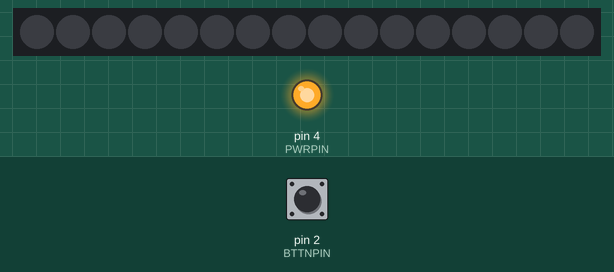
Bench run of a sketch on a simulated Arduino Uno, built with avr-gcc and run on an emulated ATmega328P. Shown: 16 RGB LEDs in strip order, left to right, output pins drawn as LEDs (lit = HIGH). Inputs (shaded band) come from the test bench; at power-on: pin 2 (BTTNPIN) HIGH. Dim RGB values are drawn brighter than linear.

Above: at 1.2 s.
1.3 s: pin 2 (BTTNPIN) pulled LOW for 0.15 s
At 2.1 s:
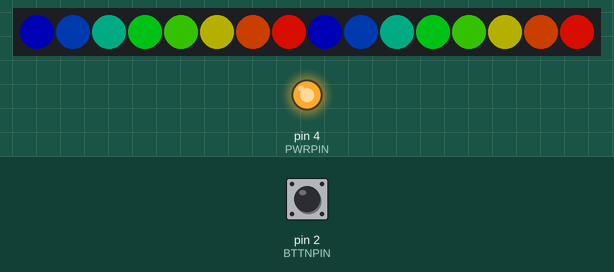
4.4 s: pin 2 (BTTNPIN) pulled LOW for 1 s
At 5.7 s:
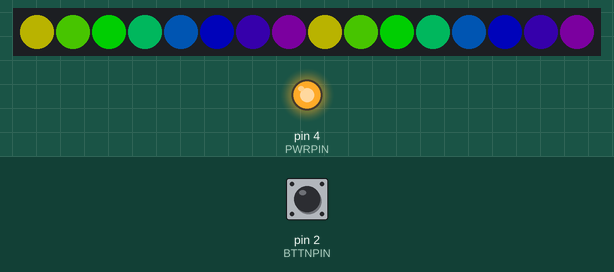
8.4 s: pin 2 (BTTNPIN) pulled LOW for 0.15 s
At 8.8 s:
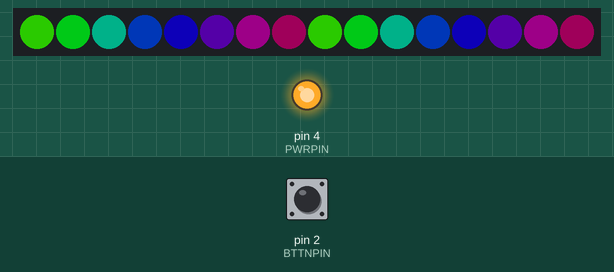
11.5 s: pin 2 (BTTNPIN) pulled LOW for 3.2 s
At 12.3 s:
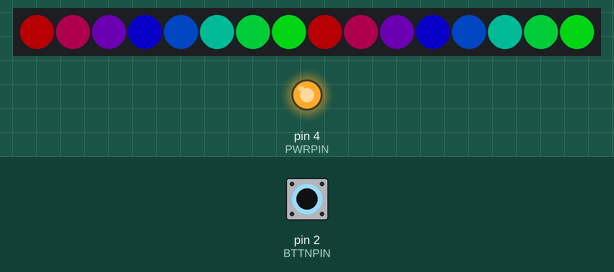
17.7 s: pin 2 (BTTNPIN) pulsed LOW 5 times (0.12 s each, 0.3 s apart)
At 19.2 s:
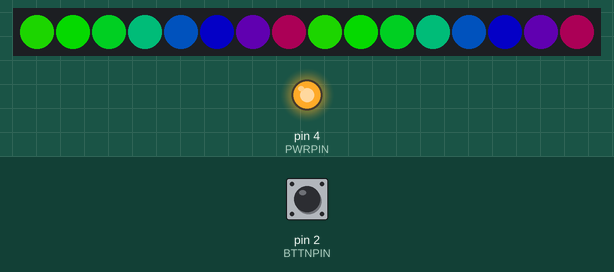
22.2 s: pin 2 (BTTNPIN) pulled LOW for 0.15 s
At 22.8 s:
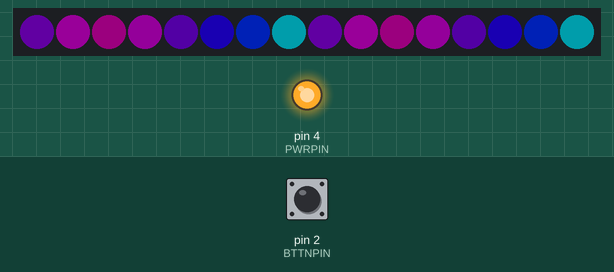
Timing chart, 0 to 25.2 s (numbered marks = the images above; inputs shaded):
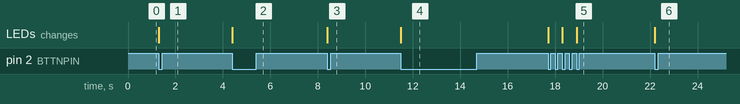

The sketch:

NeoBrakes.ino
```cpp
#include <avr/interrupt.h>
#include <avr/power.h>
#include <avr/sleep.h>
#include <Adafruit_NeoPixel.h>

#define BTTNPIN 2
#define LIGHTPIN 3
#define PWRPIN 4
#define STRIPSIZE 8
Adafruit_NeoPixel strip = Adafruit_NeoPixel(2 * STRIPSIZE, LIGHTPIN);

void setup() {
  pinMode(BTTNPIN, INPUT);
  digitalWrite(BTTNPIN, HIGH);

  lights_enable();
}

void lights_enable() {
  pinMode(PWRPIN, OUTPUT);
  digitalWrite(PWRPIN, HIGH);
  delay(1);
  strip.begin();
  strip.show();
}

void lights_disable() {
  for (uint8_t i = 0; i < strip.numPixels(); i++) { strip.setPixelColor(i, 0); }
  strip.show();
  //digitalWrite(PWRPIN, LOW);
}

void loop() {
  uint8_t running = 1;
  uint8_t lastb = !digitalRead(BTTNPIN);
  uint32_t last_brake = 0;

  while (1) {
    uint32_t current = millis();
    uint8_t b = !digitalRead(BTTNPIN);

    if (b && !lastb) {
      last_brake = current; //mark time
      running = 1;
      lights_enable();
    }
    lastb = b;

    if (!b && running && (current - last_brake) > 30000) {
      running = 0;
      lights_disable();
    }

    if (running) {
      if (b) {
        uint16_t spotlight_cycle = (current >> 2) & 0xFF;
        for (uint8_t i = 0; i < STRIPSIZE; i++) {
          int16_t spotlight_sin = 100*sin((float)(spotlight_cycle*2*PI)/256.0f + i*6) + 100;
          uint32_t c = dim(0xFF0000, constrain(spotlight_sin/2+50,0,255));
          strip.setPixelColor(i, c);
          strip.setPixelColor(i + STRIPSIZE, c);
        }
      } else {
        uint16_t spotlight_cycle = (current >> 3) & 0xFF;
        uint16_t rainbow_cycle = (current >> 4) & 0xFF;
        int16_t slowSine = 50*sin((float)(rainbow_cycle*2*PI)/256.0f);
        for (uint8_t i = 0; i < STRIPSIZE; i++) {
          int16_t spotlight_sin = 100*sin((float)(spotlight_cycle*2*PI)/256.0f + i*6) + 100;
          uint32_t color = Wheel((uint32_t)(100 + slowSine + spotlight_sin) & 0xFF);
          uint32_t c = dim(color, constrain(spotlight_sin/2+50,0,255));
          strip.setPixelColor(i, c);
          strip.setPixelColor(i + STRIPSIZE, c);
        }
      }
      strip.show();
    }
  }
}


// Input a value 0 to 255 to get a color value.
// The colours are a transition r - g - b - back to r.
uint32_t Wheel(byte WheelPos) {
  if(WheelPos < 85) {
    return strip.Color(WheelPos * 3, 255 - WheelPos * 3, 0);
  }
  else if(WheelPos < 170) {
    WheelPos -= 85;
    return strip.Color(255 - WheelPos * 3, 0, WheelPos * 3);
  }
  else {
    WheelPos -= 170;
    return strip.Color(0, WheelPos * 3, 255 - WheelPos * 3);
  }
}

uint32_t dim(uint32_t color, uint8_t bright_r, uint8_t bright_g, uint8_t bright_b) {
  uint32_t r = map((color >> 16 & 0xFF), 0, 255, 0, bright_r);
  uint16_t g = map((color >> 8  & 0xFF), 0, 255, 0, bright_g);
  uint16_t b = map((color & 0xFF), 0, 255, 0, bright_b);
  return (r << 16) + (g << 8) + b;
}

uint32_t dim(uint32_t color, uint8_t bright) {
  return dim(color, bright, bright, bright);
}

//void sleep(uint8_t allowWakeup) {
////  Serial.println("sleeping");
//  delay(200);
//  pinMode(LIGHTPIN, INPUT);
//  digitalWrite(LIGHTPIN, LOW);
//  pinMode(PWRPIN, OUTPUT);
//  digitalWrite(PWRPIN, LOW);
//  delay(1);
//  pinMode(PWRPIN, INPUT);
//
//  if (allowWakeup) attachInterrupt(0, pin2_isr, CHANGE);
//  else detachInterrupt(0);
//  set_sleep_mode(SLEEP_MODE_PWR_DOWN);
//  sleep_enable();
//  sleep_mode();
//  // Upon waking up, sketch continues from this point.
//  sleep_disable();
//
//  init_system();
//}

//void pin2_isr() { }
//
//void checkBattery(uint8_t displayStatus) {
//  long v = readVcc();
////  Serial.print("batt=");
////  Serial.println(v);
//  if (v == 3332) {
////    Serial.println("3.3v usb power");
//  } else if (v < 3400) { //battery dead!
//    if (v > 3200) {
//      init_system();
////      Serial.println("shutting down");
//      strip.setPixelColor(5, 0x000099); //blue battery-dead indicator
//      strip.show();
//      delay(2000);
//    }
//    sleep(false);
//  } else if (displayStatus) {
////    Serial.println("ok");
//    strip.setPixelColor(5, (v > 4000)? 0x009900 : (v > 3800)? 0x999900 : 0x990000); strip.show();
//    delay(600);
//    strip.setPixelColor(5, 0); strip.show();
//  }
//}
//
//long readVcc() {
//  long result;
//  // Read 1.1V reference against AVcc
//  #if defined(__AVR_AT90USB1286__) || defined(__AVR_ATmega32U4__)
//  ADMUX = _BV(REFS0) | 0b011110;
//  #else
//  ADMUX = _BV(REFS0) | _BV(MUX3) | _BV(MUX2) | _BV(MUX1);
//  #endif
//  delay(2); // Wait for Vref to settle
//  ADCSRA |= _BV(ADSC); // Convert
//  while (bit_is_set(ADCSRA,ADSC));
//  result = ADCL;
//  result |= ADCH<<8;
//  result = 1126400L / result; // Back-calculate AVcc in mV 1126400L = (1023L * 1000 * 1.1)
//  return result;
//}
//
```

Measured:
- after the input at 1.3 s, the LEDs: change at once (image 1)
- after the input at 4.4 s, the LEDs: change at once (image 2)
- after the input at 8.4 s, the LEDs: change at once (image 3)
- after the input at 11.5 s, the LEDs: change at once (image 4)
- after the input at 17.7 s, the LEDs: first change at once (image 5 shows a later state)
- after the input at 22.2 s, the LEDs: change at once (image 6)
